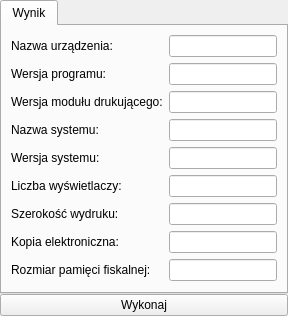
       <widget class="QWidget" name="getDeviceInfo1Page">
        <layout class="QGridLayout" name="gridLayout_42">
         <property name="margin">
          <number>0</number>
         </property>
         <property name="spacing">
          <number>0</number>
         </property>
         <item row="0" column="0">
          <widget class="QTabWidget" name="tabWidget_15">
           <property name="currentIndex">
            <number>0</number>
           </property>
           <widget class="QWidget" name="tab_30">
            <attribute name="title">
             <string>Wynik</string>
            </attribute>
            <layout class="QFormLayout" name="formLayout_58">
             <item row="0" column="0">
              <widget class="QLabel" name="label_348">
               <property name="text">
                <string>Nazwa urządzenia:</string>
               </property>
               <property name="buddy">
                <cstring>deviceInfo1Name</cstring>
               </property>
              </widget>
             </item>
             <item row="0" column="1">
              <widget class="QLineEdit" name="deviceInfo1Name">
               <property name="readOnly">
                <bool>true</bool>
               </property>
              </widget>
             </item>
             <item row="1" column="0">
              <widget class="QLabel" name="label_349">
               <property name="text">
                <string>Wersja programu:</string>
               </property>
               <property name="buddy">
                <cstring>deviceInfo1SoftVer</cstring>
               </property>
              </widget>
             </item>
             <item row="1" column="1">
              <widget class="QLineEdit" name="deviceInfo1SoftVer">
               <property name="readOnly">
                <bool>true</bool>
               </property>
              </widget>
             </item>
             <item row="2" column="0">
              <widget class="QLabel" name="label_350">
               <property name="text">
                <string>Wersja modułu drukującego:</string>
               </property>
               <property name="buddy">
                <cstring>deviceInfo1PrintModVer</cstring>
               </property>
              </widget>
             </item>
             <item row="2" column="1">
              <widget class="QLineEdit" name="deviceInfo1PrintModVer">
               <property name="readOnly">
                <bool>true</bool>
               </property>
              </widget>
             </item>
             <item row="3" column="0">
              <widget class="QLabel" name="label_351">
               <property name="text">
                <string>Nazwa systemu:</string>
               </property>
               <property name="buddy">
                <cstring>deviceInfo1SysNr</cstring>
               </property>
              </widget>
             </item>
             <item row="3" column="1">
              <widget class="QLineEdit" name="deviceInfo1SysNr">
               <property name="readOnly">
                <bool>true</bool>
               </property>
              </widget>
             </item>
             <item row="4" column="0">
              <widget class="QLabel" name="label_352">
               <property name="text">
                <string>Wersja systemu:</string>
               </property>
               <property name="buddy">
                <cstring>deviceInfo1SysVer</cstring>
               </property>
              </widget>
             </item>
             <item row="4" column="1">
              <widget class="QLineEdit" name="deviceInfo1SysVer">
               <property name="readOnly">
                <bool>true</bool>
               </property>
              </widget>
             </item>
             <item row="5" column="0">
              <widget class="QLabel" name="label_353">
               <property name="text">
                <string>Liczba wyświetlaczy:</string>
               </property>
              </widget>
             </item>
             <item row="6" column="0">
              <widget class="QLabel" name="label_354">
               <property name="text">
                <string>Szerokość wydruku:</string>
               </property>
              </widget>
             </item>
             <item row="7" column="0">
              <widget class="QLabel" name="label_355">
               <property name="text">
                <string>Kopia elektroniczna:</string>
               </property>
              </widget>
             </item>
             <item row="8" column="0">
              <widget class="QLabel" name="label_356">
               <property name="text">
                <string>Rozmiar pamięci fiskalnej:</string>
               </property>
              </widget>
             </item>
             <item row="5" column="1">
              <widget class="QLineEdit" name="deviceInfo1Displays">
               <property name="readOnly">
                <bool>true</bool>
               </property>
              </widget>
             </item>
             <item row="6" column="1">
              <widget class="QLineEdit" name="deviceInfo1PrintWidth">
               <property name="readOnly">
                <bool>true</bool>
               </property>
              </widget>
             </item>
             <item row="7" column="1">
              <widget class="QLineEdit" name="deviceInfo1ECopy">
               <property name="readOnly">
                <bool>true</bool>
               </property>
              </widget>
             </item>
             <item row="8" column="1">
              <widget class="QLineEdit" name="deviceInfo1FiscalMemSize">
               <property name="readOnly">
                <bool>true</bool>
               </property>
              </widget>
             </item>
            </layout>
           </widget>
          </widget>
         </item>
         <item row="1" column="0">
          <widget class="QPushButton" name="getDeviceInfo1Button">
           <property name="text">
            <string>Wykonaj</string>
           </property>
          </widget>
         </item>
        </layout>
       </widget>
